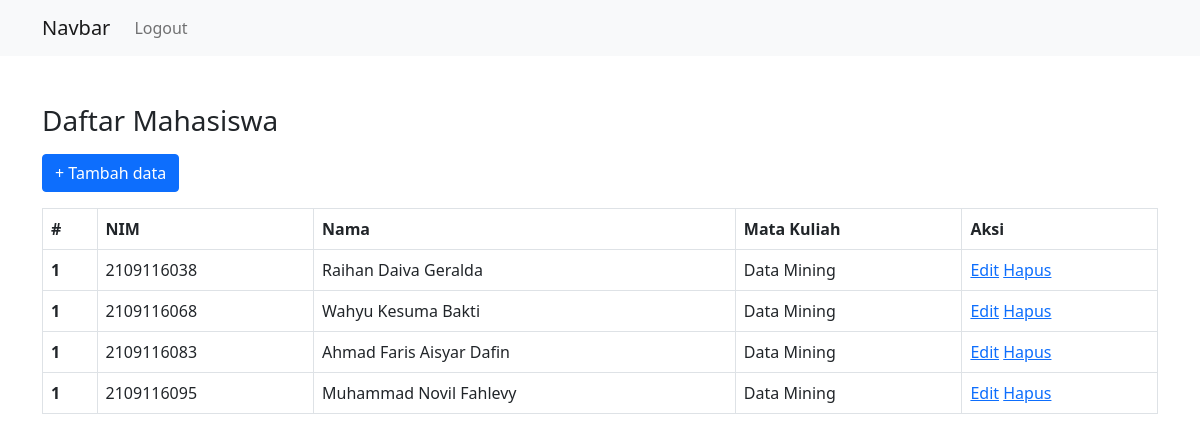
The app's page /mahasiswa.php (signed in) with its own data.
### tables this page shows
CREATE TABLE `mahasiswa` (
  `nim` char(10) NOT NULL,
  `nama` text NOT NULL,
  `mata_kuliah` varchar(250) NOT NULL
);

### mahasiswa.php (the view, shortened to what this page needs)
<?php
require 'koneksi.php';
$sql = 'SELECT * FROM mahasiswa';
$result = mysqli_query($koneksi, $sql);
?>
<!DOCTYPE html>
<html>
  <head>
    <link href="https://cdn.jsdelivr.net/npm/bootstrap@5.0.2/dist/css/bootstrap.min.css" rel="stylesheet">
  </head>
  <body>
    <nav class="navbar navbar-expand-lg navbar-light bg-light">
      <div class="container">
        <a class="navbar-brand" href="#">Navbar</a>
        <div class="collapse navbar-collapse" id="navbarNav">
          <ul class="navbar-nav">
            <li class="nav-item">
              <a class="nav-link" href="logout.php">Logout</a>
            </li>
          </ul>
        </div>
      </div>
    </nav>
    <div class="container mt-5">
      <h1 class="fs-3 mb-3">Daftar Mahasiswa</h1>
      <a href="tambah-mahasiswa.php" class="btn btn-primary mb-3">+ Tambah data</a>
      <table class="table table-bordered">
        <thead>
          <tr>
            <th>#</th>
            <th>NIM</th>
            <th>Nama</th>
            <th>Mata Kuliah</th>
            <th>Aksi</th>
          </tr>
        </thead>
        <tbody>
          <?php if (mysqli_num_rows($result) > 0): ?>
            <?php while($mahasiswa = mysqli_fetch_assoc($result)): ?>
              <tr>
                <th>1</th>
                <td><?= $mahasiswa['nim']; ?></td>
                <td><?= $mahasiswa['nama']; ?></td>
                <td><?= $mahasiswa['mata_kuliah']; ?></td>
                <td>
                  <a href="edit-mahasiswa.php?nim=<?= $mahasiswa['nim']; ?>">Edit</a>
                  <a href="hapus-mahasiswa.php?nim=<?= $mahasiswa['nim']; ?>">Hapus</a>
                </td>
              </tr>
            <?php endwhile; ?>
          <?php endif; ?>
        </tbody>
      </table>
    </div>
  </body>
</html>

### records on screen
mahasiswa: nim "2109116038", nama "Raihan Daiva Geralda", mata_kuliah "Data Mining"
mahasiswa: nim "2109116068", nama "Wahyu Kesuma Bakti", mata_kuliah "Data Mining"
mahasiswa: nim "2109116083", nama "Ahmad Faris Aisyar Dafin", mata_kuliah "Data Mining"
mahasiswa: nim "2109116095", nama "Muhammad Novil Fahlevy", mata_kuliah "Data Mining"
